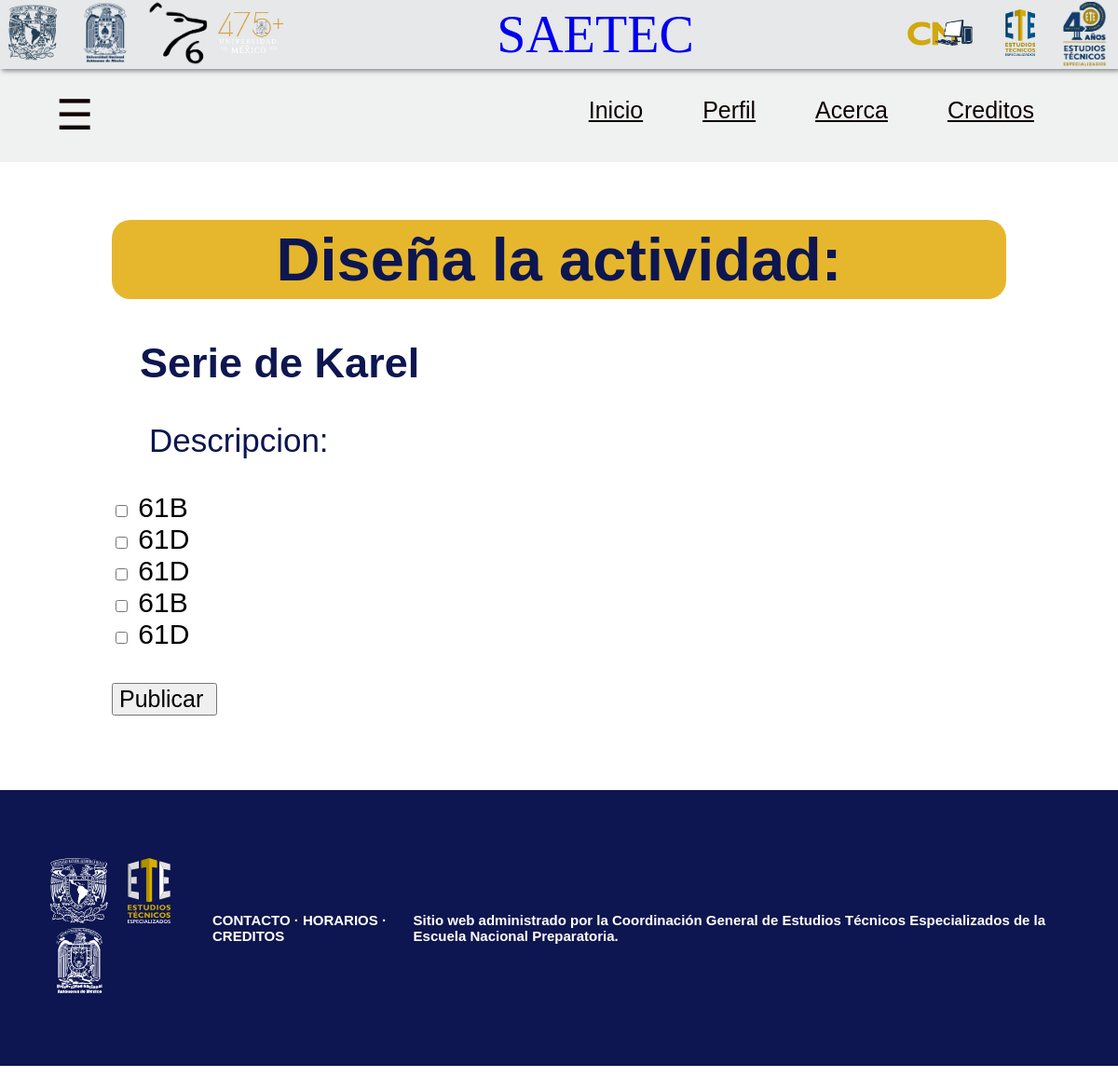
/templates/disena-tarea.php?id=1, run on the app's committed database.
### tables this page shows
CREATE TABLE actividad (
    id_actividad INT PRIMARY KEY AUTO_INCREMENT,
    id_profesor INT NOT NULL,
    FOREIGN KEY (id_profesor) 
    REFERENCES profesor(id_profesor),
    nombre_actividad VARCHAR(30) NOT NULL,
    descripcion VARCHAR(100) NULL,
    fecha_entrega DATE NOT NULL
);

CREATE TABLE grupo (
    id_grupo INT PRIMARY KEY AUTO_INCREMENT,
    id_profesor INT NOT NULL,
    FOREIGN KEY (id_profesor) 
    REFERENCES profesor(id_profesor),
    nombre_grupo VARCHAR(3) NOT NULL,
    plantel VARCHAR(50) NOT NULL,
    cupo INT NOT NULL,
    salon VARCHAR(6) NOT NULL
);

### templates/disena-tarea.php (the view, shortened to what this page needs)
<?php
    function connect () {
        $conexion = mysqli_connect(DBHOST, DBUSER, PASSWORD, DB);
        return $conexion;
    }
    $conexion = connect ();
?>
<!DOCTYPE html>
<html lang="es">
<head>
    <link rel="stylesheet" href="../statics/style/disena-tarea.css">
    <link rel="stylesheet" href="../statics/style/barra-busqueda-head.css">
</head>
<body>
    <header>
        <div id="iconos_unam">
            <div class="logo-unam">
                <a href="https://www.unam.mx/">
                    <img class="iconos"src="../statics/img/logo-escudo-unam.png" alt="Escuedo de la UNAM">
                </a>
            </div>
            <div class="logo-enp">
                <a href="http://enp.unam.mx/">
                    <img class="iconos"src="../statics/img/logo_enp.jpeg" alt="Escuedo de la UNAM">
                </a>
            </div>
            <div class="logo-enp6">
                <a href="https://www.prepa6.unam.mx/ENP6/_P6/">
                    <img class="iconos"src="../statics/img/logo-prepa6.png" alt="Escuedo de la UNAM">
                </a>
            </div>
            <div class="logo-475años">
                <img class="iconos"src="../statics/img/logo-475años.png" alt="Escuedo de la UNAM">
            </div>
        </div>
        <div id="titulo_encabezado">
            <a href="./index.html">
                <p>SAETEC</p>
            </a>
        </div>
        <div id="iconos_ete">
            <div class="logo-compu">
                <a href="https://www.ete.enp.unam.mx/CM.html">
                    <img class="iconos" src="../statics/img/logo_compu.jpeg" alt="Escudo de el Estudio Tecnico Especializado en Computacion">
                </a>
            </div>
                <a href="https://www.ete.enp.unam.mx/">
                    <img class="iconos" src="../statics/img/logo-ete.png" alt="Escudo de los Estudios Tecnicos de la UNAM">
                </a>
            </div>
                    <img class="iconos" src="../statics/img/logo-ete-40años.png" alt="Escudo de los 40 años Estudios Tecnicos de la UNAM">
    </header>
    <?php
        include 'barrapro.php';
    ?>
    <?php
        $id_actividad = $_GET['id'];
    ?>
    <main>
        <div id="margen-content">
            <h1 class="tit">Diseña la actividad:</h1>
            <?php
                $query_act = mysqli_query($conexion, "SELECT *  FROM actividad WHERE id_actividad = $id_actividad");
                $actividad = mysqli_fetch_assoc($query_act);
                echo"
                <h2 class='nom_act'>" . $actividad['nombre_actividad'] . "</h2>
                <p class='desc'>Descripcion:" . $actividad['descripcion'] . "</p>
                ";
            ?>
            <div id="diseña">
                <form method="POST" action="">
                    <?php
                        $query_grupos = mysqli_query($conexion, "SELECT *  FROM grupo");
                        while($grupo = mysqli_fetch_assoc($query_grupos)){
                            echo"
                            <input type='checkbox' name='select_grupo[]' value='" . $grupo['id_grupo'] . "'>
                            <label>" . $grupo['nombre_grupo'] . "</label><br>";
                        }
                    ?>
                    <br><input class="publicar" type="submit" name="crea_asignacion" value="Publicar ">
                </form>
            </div>
        </div>
    </main>
    <?php
            include 'footer.php';
    ?>
</body>
</html>

### statics/style/disena-tarea.css (style rules this page uses)
body { margin: 0%; padding: 0%; }
header { background-color: #E6E8E9; box-shadow: 2px 2px 5px rgb(0, 0, 0); display: flex; align-items: center; justify-content: space-between; }
.iconos { width: 70px; height: 70px; object-fit: contain; }
#iconos_unam { display: flex; align-items: center; gap: 8px; }
#iconos_unam .iconos { width: 70px; height: 70px; }
#titulo_encabezado { color: #0D1650; font-size: 3.5rem; font-weight: 400; flex: 1; text-align: center; }
#titulo_encabezado a { text-decoration: none; }
#titulo_encabezado p { margin: 0%; }
#iconos_ete { display: flex; align-items: center; gap: 8px; flex-shrink: 0; }
#iconos_ete .iconos { width: 70px; height: 50px; }
main { display: flex; flex-direction: row; justify-content: flex-start; gap: 15px; }
#margen-content { width: 80%; height: 100%; box-sizing: border-box; margin-left: 10%; margin-right: 10%; margin-top: 0%; }
.tit { background-color:#E6B72D; border-radius: 20px; padding: 5px; color: #0D1650; font-size: 65px; align-items: center; text-align: center; font-family: 'Gill Sans', 'Gill Sans MT', Calibri, 'Trebuchet MS', sans-serif; }
.nom_act { font-size: 45px; color: #0D1650; margin-left: 30px; font-family:'Trebuchet MS', 'Lucida Sans Unicode', 'Lucida Grande', 'Lucida Sans', Arial, sans-serif; }
.desc { font-size: 35px; color: #0D1650; margin-left: 40px; font-family:'Trebuchet MS', 'Lucida Sans Unicode', 'Lucida Grande', 'Lucida Sans', Arial, sans-serif; }
#diseña { font-size: 30px; font-family: 'Trebuchet MS', 'Lucida Sans Unicode', 'Lucida Grande', 'Lucida Sans', Arial, sans-serif; }
.publicar { font-size: 25px; cursor: pointer; }

### statics/style/barra-busqueda-head.css (style rules this page uses)
body { margin: 0%; padding: 0%; }
header { background-color: #E6E8E9; box-shadow: 2px 2px 5px rgb(0, 0, 0); display: flex; align-items: center; justify-content: space-between; }
.iconos { width: 70px; height: 70px; object-fit: contain; }
#iconos_unam { display: flex; align-items: center; gap: 8px; }
#iconos_unam .iconos { width: 70px; height: 70px; }
#titulo_encabezado { color: #0D1650; font-size: 3.5rem; font-weight: 400; flex: 1; text-align: center; }
#titulo_encabezado a { text-decoration: none; }
#titulo_encabezado p { margin: 0%; }
#iconos_ete { display: flex; align-items: center; gap: 8px; flex-shrink: 0; }
#iconos_ete .iconos { width: 70px; height: 50px; }

### data on the page
actividad: nombre_actividad "Serie de Karel"
grupo: nombre_grupo "61B"
grupo: nombre_grupo "61D"
grupo: nombre_grupo "61D"
grupo: nombre_grupo "61B"
grupo: nombre_grupo "61D"
